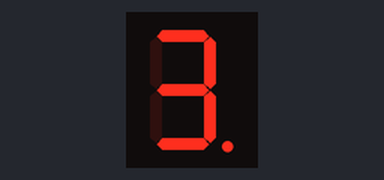
The sketch below on a simulated Arduino Uno, built with avr-gcc and run on an emulated ATmega328P. Shown: 1-digit seven-segment display. Wiring (inferred from the names in the program): 1-digit 7-segment display, segments lit when LOW: segments pin 2, pin 3, pin 4, pin 5, pin 6, pin 7, pin 8, pin 9. The segment pins are drawn as the display they are named for.

Above: at 0.1 s.
At 1.1 s:
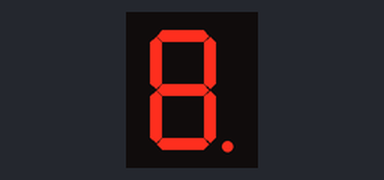

The sketch:

_7segmentDisplayTest.ino
```cpp
// seven-segment display example code

int A = 2;
int B = 3;
int C = 4;
int D = 5;
int E = 6;
int F = 7;
int G = 8;
int H = 9;

void setup() {
  // set some stuff up
  pinMode(A, OUTPUT);
  pinMode(B, OUTPUT);
  pinMode(C, OUTPUT);
  pinMode(D, OUTPUT);
  pinMode(E, OUTPUT);
  pinMode(F, OUTPUT);
  pinMode(G, OUTPUT);
  pinMode(H, OUTPUT);
}

void loop() {
  // do some stuff over and over...
  digitalWrite(E, HIGH);
  digitalWrite(F, HIGH);
  delay(1000);
  digitalWrite(E, LOW);
  digitalWrite(F, LOW);
  delay(1000);
}
```

Measured:
- what the display in image 1 shows lasts 1.0 s, from 1.0 s to 2.0 s
